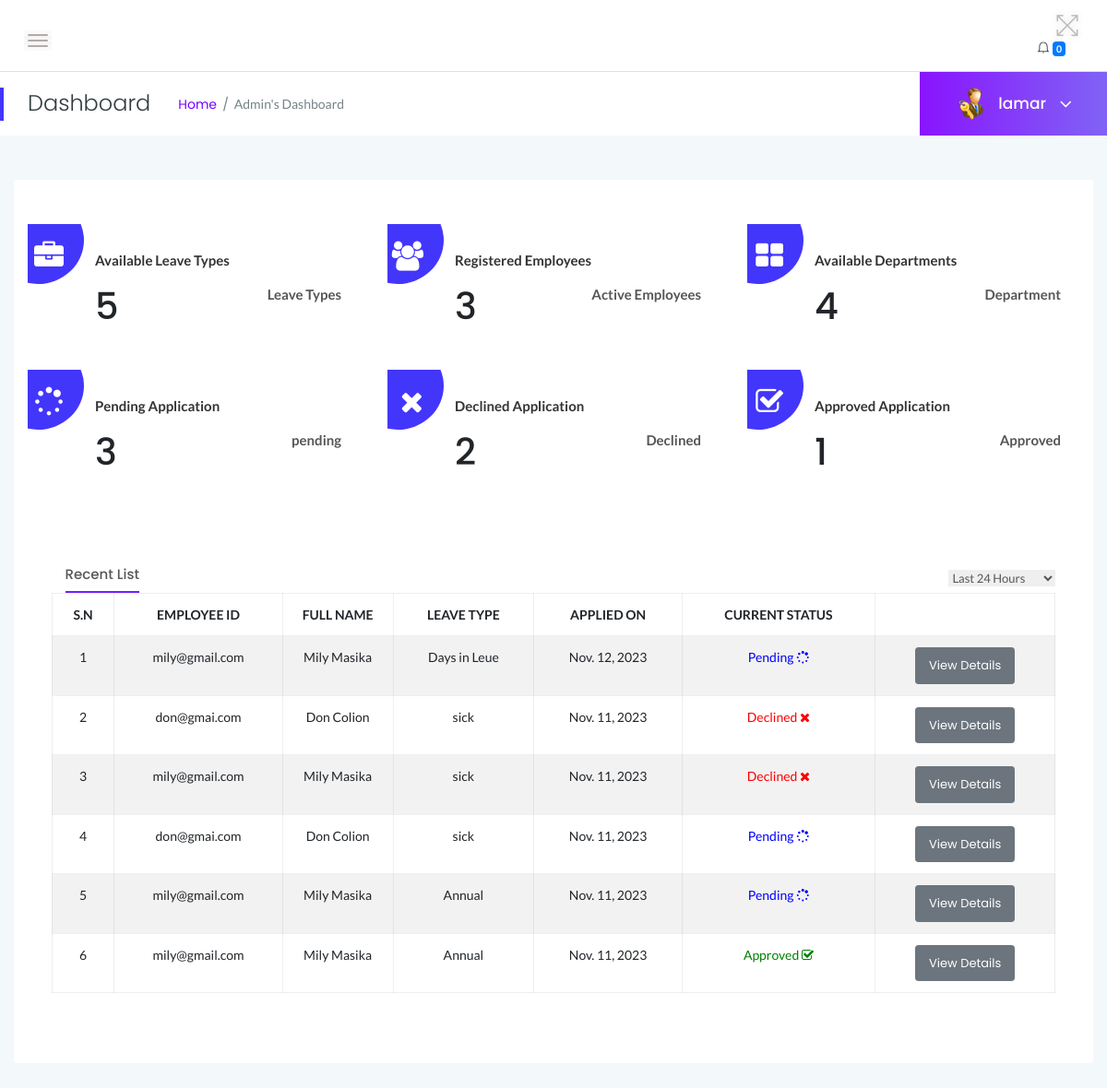
The app's page /myadmin/dashboard/ (signed in), older data.
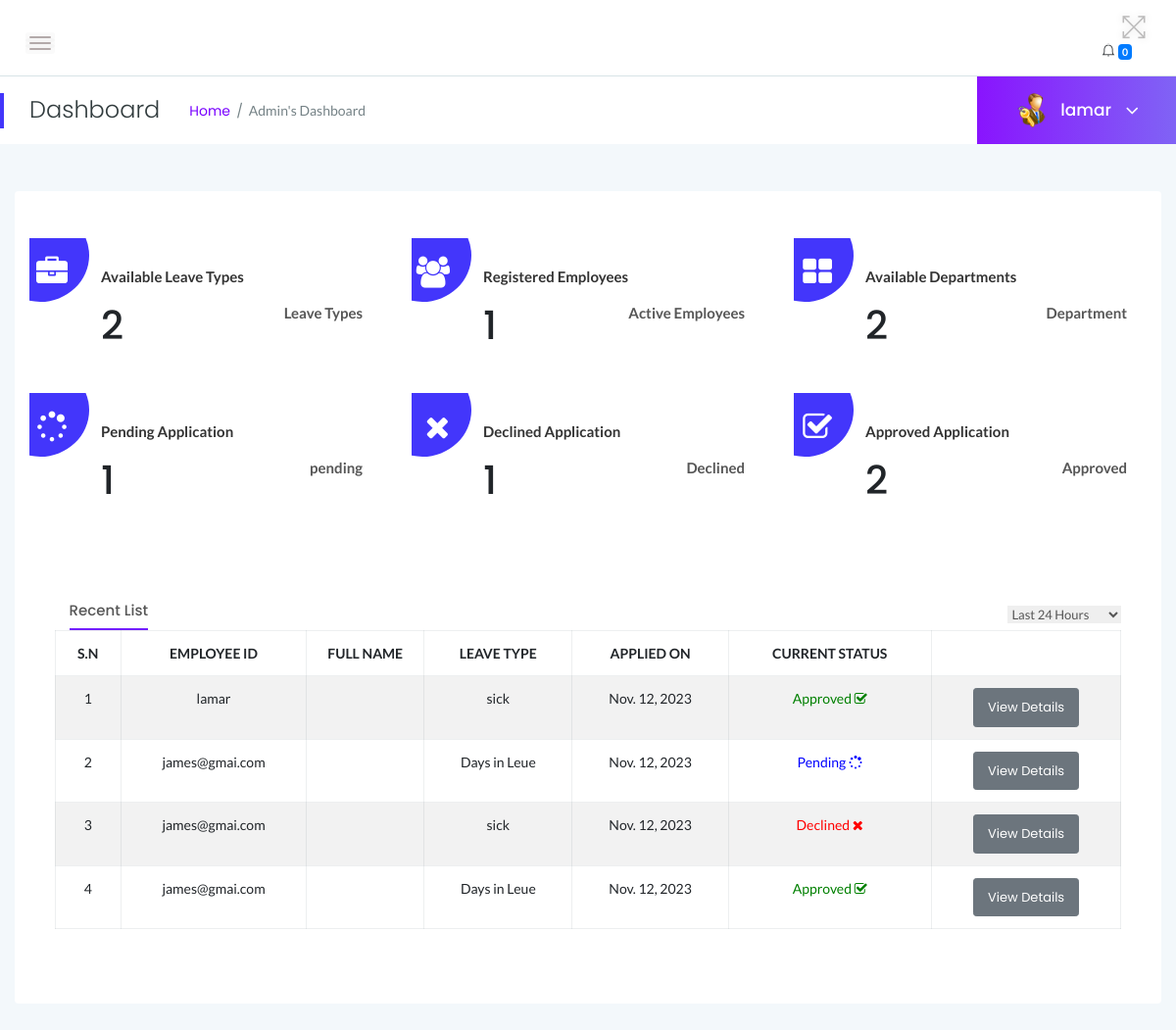
The same page, newer data.
### myadmin/models.py (models this page shows)
class Leave(models.Model):
    employee = models.ForeignKey(User, on_delete=models.CASCADE)
    leave_type = models.CharField(max_length=100, default='Annual')
    posting_date = models.DateField(auto_now_add=True)
    status = models.CharField(
        max_length=10,
        choices=STATUS_CHOICES,
        default='Pending'
    )
    leavetype = models.CharField(max_length=255, default=None)
    description = models.TextField(default=None)
    fromdate = models.DateField( default=None)
    todate = models.DateField( default=None)
    isread = models.IntegerField(default=0)
    admin_remark = models.CharField(max_length=255, default=None, null=True)

### myadmin/views.py (the view)
# urls.py: path('dashboard/', views.dashboard, name='dashboard'),
@login_required
def dashboard(request):
    if not request.user.is_authenticated:
        return redirect('admin_login')
    leaves = Leave.objects.order_by('-id')[:7]
    pending_leave_count = Leave.objects.filter(status=0).count()
    notifications = Notification.objects.filter(user=request.user, is_read=False)[:5]
    leave_type_count = LeaveType.objects.count()
    employee_count = Employee.objects.count()
    department_count = Department.objects.count()
    leavetype_count = Leave.objects.filter(status=2).count()
    leavtypcount = Leave.objects.filter(status=1).count()
    context = {
        'page': 'dashboard',
        'leaves': leaves,
        'notifications': notifications,
        'pending_leave_count':pending_leave_count,
        'leave_type_count':leave_type_count,
        'employee_count':employee_count,
        'department_count':department_count,
        'leavetype_count':leavetype_count,
        'leavtypcount':leavtypcount
    }
    return render(request, 'admin/dashboard.html', context)

### myadmin/templates/admin/dashboard.html (shortened to what the changed rows need)
{% extends 'admin/main.html' %}
{% block content %}
<div>
            <div class="main-content-inner">
                <div class="sales-report-area mt-5 mb-5">
                    <div class="row">
                        <div class="col-md-4">
                            <div class="single-report mb-xs-30">
                                <div class="s-report-inner pr--20 pt--30 mb-3">
                                    <div class="d-flex justify-content-between pb-2">
                                        <h1>{% include 'admin/leavetype-counter.html' %}</h1>
                                        <span>Leave Types</span>
                                    </div>
                                </div>
                            </div>
                        </div>
                        <div class="col-md-4">
                            <div class="single-report mb-xs-30">
                                <div class="s-report-inner pr--20 pt--30 mb-3">
                                    <div class= "d-flex justify-content-between pb-2">
                                        <h1>{% include 'admin/emp-counter.html' %}</h1>
                                        <span>Active Employees</span>
                                    </div>
                                </div>
                            </div>
                        </div>
                        <div class="col-md-4">
                            <div class="single-report">
                                <div class="s-report-inner pr--20 pt--30 mb-3">
                                    <div class="d-flex justify-content-between pb-2">
                                        <h1>{% include 'admin/dept-counter.html' %}</h1>
                                        <span>Department</span>
                                    </div>
                                </div>
                            </div>
                        </div>
                    </div>
                    <br>
                    <div class="row">
                        <div class="col-md-4">
                            <div class="single-report mb-xs-30">
                                <div class="s-report-inner pr--20 pt--30 mb-3">
                                    <div class="d-flex justify-content-between pb-2">
                                        <h1>{% include 'admin/pendingapp-counter.html' %}</h1>
                                        <span>pending</span>
                                    </div>
                                </div>
                            </div>
                        </div>
                        <div class="col-md-4">
                            <div class="single-report mb-xs-30">
                                <div class="s-report-inner pr--20 pt--30 mb-3">
                                    <div class="d-flex justify-content-between pb-2">
                                        <h1>{% include 'admin/declineapp-counter.html' %}</h1>
                                        <span>Declined</span>
                                    </div>
                                </div>
                            </div>
                        </div>
                        <div class="col-md-4">
                            <div class="single-report">
                                <div class="s-report-inner pr--20 pt--30 mb-3">
                                    <div class="d-flex justify-content-between pb-2">
                                        <h1>{% include 'admin/approvedapp-counter.html' %}</h1>
                                        <span>Approved</span>
                                    </div>
                                </div>
                            </div>
                        </div>
                    </div>
                </div>
                <div class="row">
                    <div class="col-12">
                        <div class="card">
                            <div class="card-body">
                            <div class="single-table">
                                <div class="table-responsive">
                                    <table class="table table-hover table-bordered table-striped progress-table text-center">
                                        <thead class="text-uppercase">
                                            <tr>
                                                <th>S.N</th>
                                                <th>Employee ID</th>
                                                <th width="120">Full Name</th>
                                                <th>Leave Type</th>
                                                <th>Applied On</th>
                                                <th>Current Status</th>
                                                <th></th>
                                            </tr>
                                        </thead>
                                        <tbody>
                                            {% for leave in leaves %}
                                                <tr>
                                                    <td>{{ forloop.counter }}</td>
                                                <td>{{ leave.employee }}</td>
                                                <td>{{ leave.employee.first_name }} {{ leave.employee.last_name }}</td>
                                                <td>{{ leave.leavetype }}</td>
                                                <td>{{ leave.posting_date }}</td>
                                                    <td>
                                                        {% if leave.status == '1' %}
                                                            <span style="color: green">Approved <i class="fa fa-check-square-o"></i></span>
                                                        {% elif leave.status == '2' %}
                                                            <span style="color: red">Declined <i class="fa fa-times"></i></span>
                                                        {% else %}
                                                            <span style="color: blue">Pending <i class="fa fa-spinner"></i></span>
                                                        {% endif %}
                                                    </td>
                                                    <td><a href="{% url 'myadmin:employee_leave_details' leave.id %}" class="btn btn-secondary btn-sm">View Details</a></td>
                                                </tr>
                                            {% endfor %}
                                        </tbody>
                                    </table>
                                </div>
                            </div>
                        </div>
                    </div>
                </div>
            </div>
        </div>
    </div>
{% endblock content %}}

Row changes from the older to the newer data that the page shows:
removed Leave: employee "mily@gmail.com", employee.first_name "Mily", employee.last_name "Masika", leavetype "Days in Leue", posting_date "Nov. 12, 2023", status "Pending"
removed Leave: employee "don@gmai.com", employee.first_name "Don", employee.last_name "Colion", leavetype "sick", posting_date "Nov. 11, 2023", status "Declined"
changed Leave: employee "mily@gmail.com" → "lamar"; posting_date "Nov. 11, 2023" → "Nov. 12, 2023"; employee.first_name "Mily" → (not shown); employee.last_name "Masika" → (not shown); status "Declined" → "Approved"
changed Leave (number 2 of 4 on the later page): employee "don@gmai.com" → "james@gmai.com"; leavetype "sick" → "Days in Leue"; posting_date "Nov. 11, 2023" → "Nov. 12, 2023"; employee.first_name "Don" → (not shown); employee.last_name "Colion" → (not shown)
changed Leave (number 3 of 4 on the later page): employee "mily@gmail.com" → "james@gmai.com"; leavetype "Annual" → "sick"; posting_date "Nov. 11, 2023" → "Nov. 12, 2023"; employee.first_name "Mily" → (not shown); employee.last_name "Masika" → (not shown); status "Pending" → "Declined"
changed Leave (number 4 of 4 on the later page): employee "mily@gmail.com" → "james@gmai.com"; leavetype "Annual" → "Days in Leue"; posting_date "Nov. 11, 2023" → "Nov. 12, 2023"; employee.first_name "Mily" → (not shown); employee.last_name "Masika" → (not shown)
Text that changed along with them:
{{ leave_type_count }}: "5" → "2"
{{ employee_count }}: "3" → "1"
{{ department_count }}: "4" → "2"
{{ pending_leave_count }}: "3" → "1"
{{ leavetype_count }}: "2" → "1"
{{ leavtypcount }}: "1" → "2"
